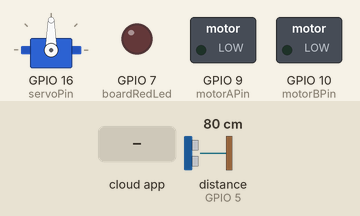
This sketch was run on a simulated ESP32-S3. On the bench: servo, switched loads named in the sketch (green lamp = pin HIGH), output pins drawn as LEDs (lit = HIGH). Wiring (inferred from the names in the program): ultrasonic range finder: trigger GPIO 4; echo GPIO 5. The inputs (shaded band) are chosen by the test bench; at power-on: distance to the obstacle (sensor on GPIO 5) 80 cm. The echo pulse lasts 58.3 µs per cm; the RemoteXY app is connected; pins used as bus, display or sensor lines are not drawn.

Above: at 1.2 s.
1.3 s: distance to the obstacle (sensor on GPIO 5) set to 12 cm
2.8 s: distance to the obstacle (sensor on GPIO 5) set to 9 cm
At 3.5 s:
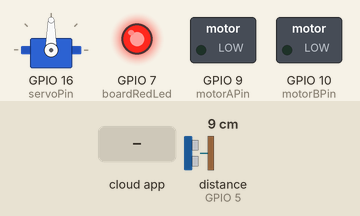
4.3 s: the phone or cloud app sets joystick_01_x to -100
At 5.5 s:
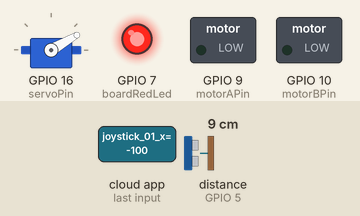
5.8 s: the phone or cloud app sets joystick_01_y to -100
At 6.4 s:
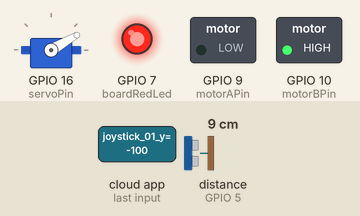
7.3 s: the phone or cloud app sets joystick_01_x to 0
At 8.4 s:
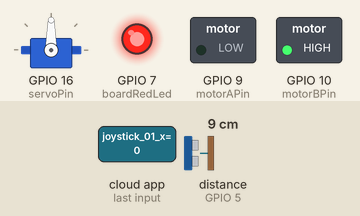
8.8 s: the phone or cloud app sets joystick_01_y to 100
At 9.9 s:
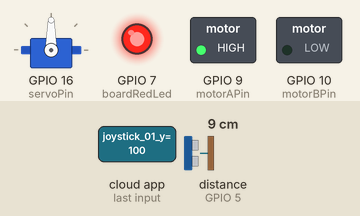
Timing chart, 0 to 11.3 s (numbered marks = the images above; inputs shaded):
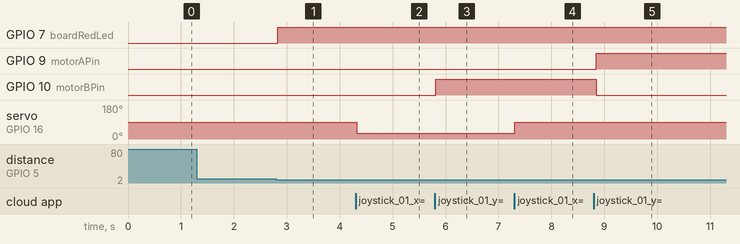

Measured:
- the behaviour switches between 11 and 10 cm on distance to the obstacle (sensor on GPIO 5) (found by bisection; images 0 and 1)
- after the input at 1.3 s, every drawn part: stays the same
- after the input at 2.8 s, GPIO 7 (boardRedLed): LOW → HIGH at once
- after the input at 4.3 s, servo on GPIO 16 (servoPin): 90° → 30° at once
- after the input at 5.8 s, GPIO 10 (motorBPin): LOW → HIGH at once
- after the input at 7.3 s, servo on GPIO 16 (servoPin): 30° → 90° at once
- after the input at 8.8 s, GPIO 9 (motorAPin): LOW → HIGH after 0.05 s; GPIO 10 (motorBPin): HIGH → LOW after 0.05 s

The sketch:

motion_detection_rover.ino
```cpp
#include <ESP32Servo.h>

#define REMOTEXY_MODE__ESP32CORE_BLE

#include <BLEDevice.h>

// RemoteXY connection settings
#define REMOTEXY_BLUETOOTH_NAME "rc_car"


#include <RemoteXY.h>


#pragma pack(push, 1)
uint8_t RemoteXY_CONF[] =   // 94 bytes
  { 255,2,0,4,0,87,0,19,0,0,0,0,31,1,106,200,1,1,4,0,
  72,26,15,53,53,108,166,140,2,26,0,0,0,0,0,0,200,66,0,0,
  0,0,1,0,0,0,0,0,0,32,65,94,0,0,32,65,0,0,200,65,
  135,0,0,200,65,0,0,200,66,5,23,91,60,60,0,2,26,31,70,43,
  32,18,18,16,26,37,0,69,44,60,20,20,0,1 };


struct {

    // input variables
  int8_t joystick_01_x; // from -100 to 100
  int8_t joystick_01_y; // from -100 to 100

    // output variables
  int8_t circularBar_01; // from 0 to 100
  uint8_t led_01; // from 0 to 1
  int16_t sound_01; // =0 no sound, else ID of sound, =1001

  uint8_t connect_flag;  // =1 if wire connected, else =0

} RemoteXY;
#pragma pack(pop)


const int servoPin = 16;       // Servo signal pin
const int motorAPin = 9;     // Motor A pin
const int motorBPin = 10;     // Motor B pin
const int trigPin = 4;       // Trigger pin for distance sensor
const int echoPin = 5;       // Echo pin for distance sensor
const int boardRedLed = 7;    // GPIO pin for the onboard red LED

Servo steeringServo;

void setup() {
  RemoteXY_Init();
  Serial.begin(115200);

  pinMode(motorAPin, OUTPUT);
  pinMode(motorBPin, OUTPUT);
  pinMode(trigPin, OUTPUT);
  pinMode(echoPin, INPUT);
  pinMode(boardRedLed, OUTPUT);

  steeringServo.attach(servoPin);
}

void loop() {
  RemoteXY_Handler();

  float distance = getDistance();

  if (distance <= 10) {
    RemoteXY.circularBar_01 = 0;
    RemoteXY.led_01 = 1;
    RemoteXY.sound_01 = 1001;
    digitalWrite(boardRedLed, HIGH);
  } else if (distance > 10 && distance <= 25) {
    RemoteXY.circularBar_01 = map(distance, 10, 25, 33, 66);
    RemoteXY.led_01 = 0;
    RemoteXY.sound_01 = 0;
    digitalWrite(boardRedLed, LOW);
  } else {
    RemoteXY.circularBar_01 = map(distance, 25, 100, 67, 100);
    RemoteXY.led_01 = 0;
    RemoteXY.sound_01 = 0;
    digitalWrite(boardRedLed, LOW);
  }

  // Car driving logic
  int steeringAngle = map(RemoteXY.joystick_01_x, -100, 100, 30, 150);
  steeringServo.write(steeringAngle);

  if (RemoteXY.joystick_01_y < -30) {
    digitalWrite(motorAPin, LOW);
    digitalWrite(motorBPin, HIGH); // Forward
  } else if (RemoteXY.joystick_01_y > 30) {
    digitalWrite(motorAPin, HIGH);
    digitalWrite(motorBPin, LOW); // Reverse
  } else {
    digitalWrite(motorAPin, LOW);
    digitalWrite(motorBPin, LOW); // Stop
  }


  delay(50);
}

float getDistance() {
  digitalWrite(trigPin, LOW);
  delayMicroseconds(2);
  digitalWrite(trigPin, HIGH);
  delayMicroseconds(10);
  digitalWrite(trigPin, LOW);

  long duration = pulseIn(echoPin, HIGH);
  return (duration * 0.034) / 2;
}
```
